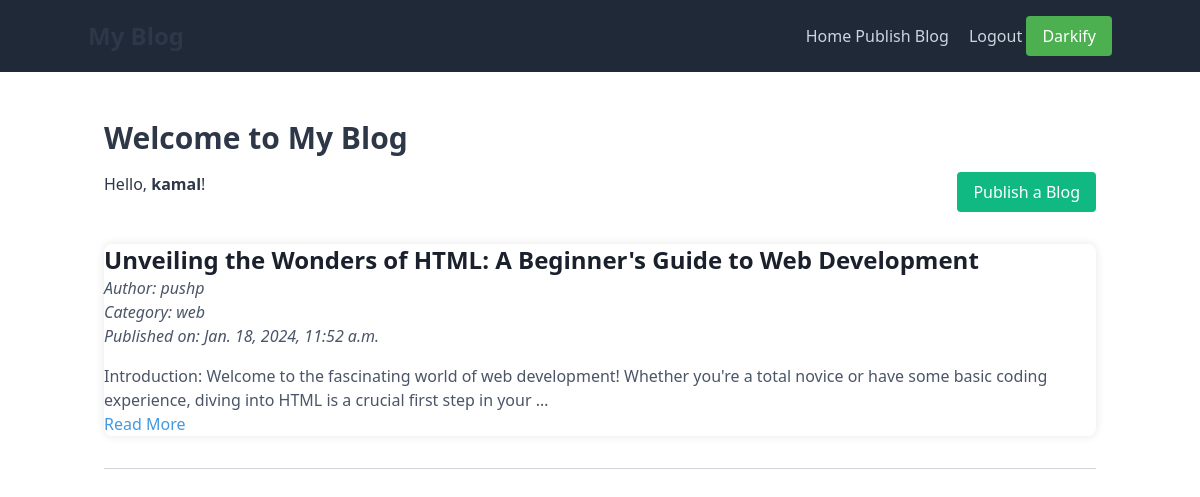
The app's page / (signed in) with its own data.
### blog/models.py (models this page shows, shortened)
class Blog(models.Model):
    title = models.CharField(max_length=200)
    content = models.TextField()
    author = models.ForeignKey(User, on_delete=models.CASCADE)
    created_at = models.DateTimeField(auto_now_add=True)
    category = models.ForeignKey(Category, on_delete=models.SET_NULL, null=True, blank=True)

class Category(models.Model):
    name = models.CharField(max_length=50)

### blog/views.py (the view)
# urls.py: path('', home, name='home'),
def home(request):
    blogs = Blog.objects.all()
    return render(request, 'home.html', {'blogs': blogs})

### blog/templates/home.html (shortened to what this page needs)
<!DOCTYPE html>
<html lang="en">
<head>
    <link href="https://cdn.jsdelivr.net/npm/tailwindcss@2.2.19/dist/tailwind.min.css" rel="stylesheet">
</head>
<body class="font-sans">
    <header class="bg-gray-800 text-white py-4">
        <div class="container mx-auto flex items-center justify-between">
            <h1 class="text-2xl font-bold">My Blog</h1>
            <nav>
                <a href="/">Home</a>
                {% if user.is_authenticated %}
                    <a href="{% url 'publish_blog' %}" class="mr-4 hover:text-gray-300">Publish Blog</a>
                    <a href="{% url 'logout' %}" class="hover:text-gray-300">Logout</a>
                {% else %}
                    <a href="{% url 'login' %}" class="mr-4 hover:text-gray-300">Login</a>
                    <a href="{% url 'signup' %}" class="hover:text-gray-300 mr-4">Sign up</a>
                {% endif %}
                <button id="darkModeToggle" class="toggle-button">Darkify</button>
            </nav>
        </div>
    </header>
    <div class="container mx-auto p-4 mt-8">
        <h1 class="text-3xl font-bold mb-4">Welcome to My Blog</h1>
        <div class="flex mb-8">
            {% if user.is_authenticated %}
                <p class="mr-4">Hello, <span class="font-bold">{{ user.username }}</span>!</p>
            {% else %}
                <p><a href="{% url 'login' %}" class="text-blue-500">Login</a> | <a href="{% url 'signup' %}" class="text-green-500">Sign up</a></p>
            {% endif %}
            <a href="{% url 'publish_blog' %}" class="ml-auto px-4 py-2 bg-green-500 text-white rounded hover:bg-green-600">Publish a Blog</a>
        </div>
        <ul>
            {% for blog in blogs %}
                <li class="mb-8 blog-card">
                    <strong class="text-2xl blog-title">{{ blog.title }}</strong><br>
                    <em class="text-gray-600 author">Author: {{ blog.author.username }}</em><br>
                    {% if blog.category %}
                        <em class="text-gray-600 category">Category: {{ blog.category.name }}</em><br>
                    {% endif %}
                    <em class="text-gray-600 published-date">Published on: {{ blog.created_at }}</em><br>
                    <p class="mt-4 text-gray-800 blog-content">{{ blog.content|truncatewords:30 }}</p>
                    <a href="{% url 'read_more' blog.id %}" class="text-blue-500 read-more">Read More</a>
                </li>
                <hr class="border-t border-gray-300 my-8">
            {% endfor %}
        </ul>
    </div>
</body>
</html>

### blog/templates/home.html (style rules this page uses)
body { transition: background-color 0.3s, color 0.3s; color: #2d3748; }
header { background-color: #2d3748; }
header a { color: #cbd5e0; }
h1 { color: #2d3748; }
.blog-card { background-color: #fff; border-radius: 8px; box-shadow: 0 0 10px rgba(0, 0, 0, 0.1); transition: transform 0.3s; }
.blog-title { color: #1a202c; }
.author { color: #4a5568; }
.category { color: #4a5568; }
.published-date { color: #4a5568; }
.blog-content { color: #4a5568; }
.read-more { color: #4299e1; }
.toggle-button { background-color: #4caf50; color: #fff; border: none; padding: 8px 16px; border-radius: 4px; cursor: pointer; transition: background-color 0.3s; }

### records on screen
Blog: title "Unveiling the Wonders of HTML: A Beginner's Guide to Web Development", author.username "pushp", category.name "web", created_at "Jan. 18, 2024, 11:52 a.m.", content "Introduction: Welcome to the fascinating world of web development! Whether you're a total novice or have some basic coding experience, diving into HTML is a crucial first step in your …"

### other values on screen
{{ user.username }} "kamal"
